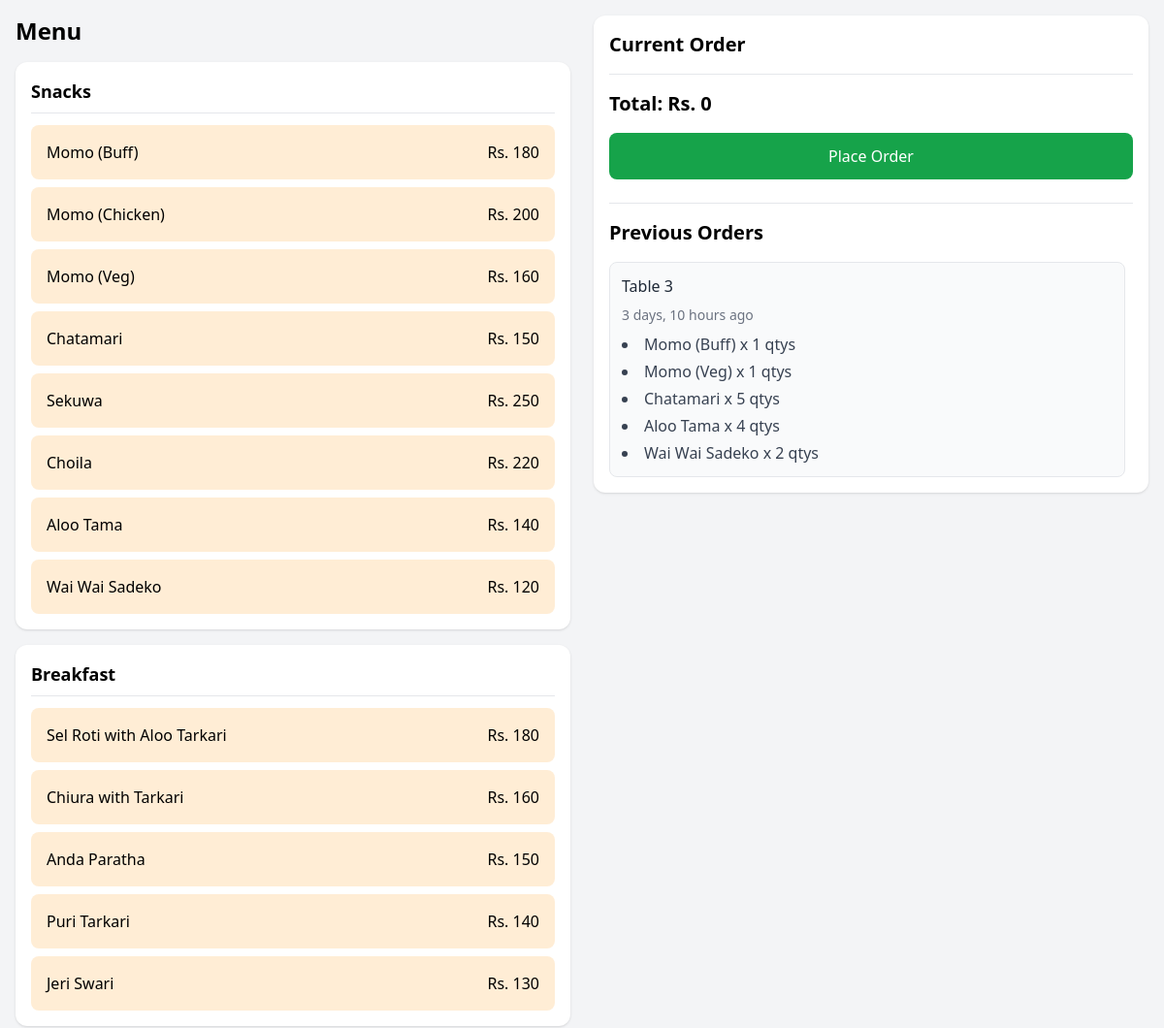
Before: /orders/menu/3/ (signed in, upper part) with the older database file.
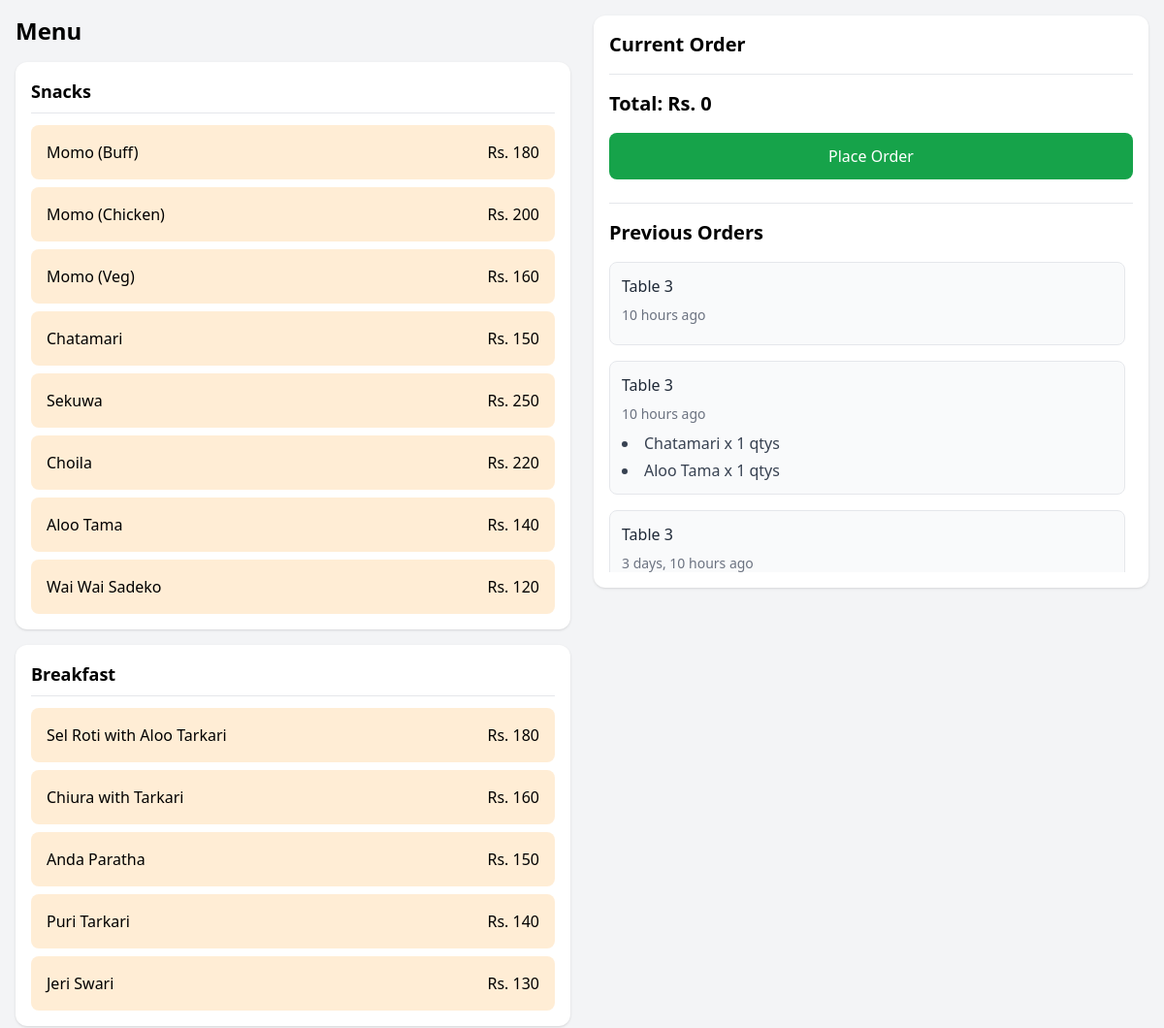
After: the same page with the newer database file.
### orders/models.py (models this page shows, shortened)
class Category(models.Model):
    name = models.CharField(max_length=150)
    class Meta:
        verbose_name_plural = "Categories"
    def __str__(self):
        return self.name

class MenuItem(models.Model):
    class PRIORITY_CHOICES(models.TextChoices):
        HIGH = '3', 'High'
        MEDIUM = '2', 'Medium'
        LOW = '1', 'Low'
    category = models.ForeignKey(Category, on_delete=models.CASCADE, related_name="items")
    station = models.ForeignKey(KitchenStation, on_delete=models.SET_NULL, null=True, related_name="items")
    name = models.CharField(max_length=200)
    price = models.PositiveIntegerField()
    description = models.TextField(null=True, blank=True)
    default_priority = models.CharField(choices=PRIORITY_CHOICES, default=PRIORITY_CHOICES.MEDIUM, max_length=2)
    est_time = models.PositiveIntegerField(help_text="Write estimated preparation time in minutes", null=True,
                                           blank=True)
    def __str__(self):
        return self.name

class Order(models.Model):
    class ORDER_STATUS(models.TextChoices):
        PENDING = 'p', 'Pending'
        PARTIALLY_SERVED = 'ps', 'Partially Served'
        SERVED = 's', 'Served'
        BILLED = 'b', 'Billed'
    id = models.UUIDField(primary_key=True, default=uuid.uuid4, editable=False)
    table = models.ForeignKey(Table, on_delete=models.PROTECT, related_name="orders")
    status = models.CharField(max_length=2, choices=ORDER_STATUS, default=ORDER_STATUS.PENDING)
    created_at = models.DateTimeField(auto_now_add=True)

class Table(models.Model):
    name = models.CharField(max_length=20)
    is_reserved = models.BooleanField(default=False, null=True)
    def __str__(self):
        return self.name

class OrderItem(models.Model):
    class ITEM_STATUS(models.TextChoices):
        PREPARING = 'p', 'Preparing'
        READY = 'r', 'Ready'
        SERVED = 's', 'Served'
    order = models.ForeignKey(Order, on_delete=models.PROTECT, related_name="items")
    menu_item = models.ForeignKey(MenuItem, on_delete=models.PROTECT, related_name="order_items")
    price = models.PositiveIntegerField()
    quantity = models.PositiveIntegerField(default=1)
    status = models.CharField(choices=ITEM_STATUS, max_length=2, default=ITEM_STATUS.PREPARING)
    priority = models.CharField(choices=MenuItem.PRIORITY_CHOICES, default=MenuItem.PRIORITY_CHOICES.MEDIUM,
                                max_length=2)
    def __str__(self):
        return f"{self.menu_item}  x {self.quantity} qtys"

### orders/views.py (the view, shortened to what this page needs)
# urls.py: path("menu/<table_id>/", views.menu_view, name="menu_view_url"),
@role_required([User.ROLE_CHOICES.WAITER])
def menu_view(request, table_id):
    categories = Category.objects.all()
    orders = Order.objects.filter(
        table_id=table_id
    ).exclude(
        status=Order.ORDER_STATUS.BILLED
    ).order_by("-created_at")
    return render(request, "orders/menu.html", {
        'categories': categories,
        'table_id': table_id,
        'orders': orders
    })

### orders/templates/orders/menu.html (shortened to what this page needs)
{% load humanize %}
<!DOCTYPE html>
<html lang="en">
<head>
    <script src="https://cdn.tailwindcss.com"></script>
</head>
<body class="bg-gray-100">
    <div class="max-w-7xl mx-auto p-4">
        <div class="grid grid-cols-1 md:grid-cols-2 gap-6">
            <div>
                <h1 class="text-2xl font-bold mb-4">Menu</h1>
                {% for category in categories %}
                <div class="bg-white rounded-xl shadow p-4 mb-4">
                    <h2 class="font-bold text-lg mb-3 border-b pb-2">
                        {{ category }}
                    </h2>
                    <div class="grid gap-2">
                        {% for item in category.items.all %}
                        <div class="menu-item cursor-pointer bg-orange-100 hover:bg-orange-200 rounded-lg p-4 transition"
                            data-item-id="{{ item.id }}" data-item-name="{{ item.name }}"
                            data-item-price="{{ item.price }}">
                            <div class="flex justify-between">
                                <span class="font-medium">{{ item.name }}</span>
                                <span>Rs. {{ item.price }}</span>
                            </div>
                        </div>
                        {% endfor %}
                    </div>
                </div>
                {% endfor %}
            </div>
            <div class="bg-white rounded-xl shadow p-4 h-fit sticky top-4">
                <h2 class="text-xl font-bold mb-4">
                    Current Order
                </h2>
                <form class="border-t mt-4 pt-4" method="post">
                    <h3 id="total-price" class="text-xl font-bold">
                        Total: Rs. 0
                    </h3>
                    <button id="place-order-btn"
                        class="w-full mt-4 bg-green-600 text-white py-3 rounded-lg hover:bg-green-700">
                        Place Order
                    </button>
                </form>
                <div class="border-t mt-6 pt-4">
                    <h3 class="text-xl font-bold mb-4">
                        Previous Orders
                    </h3>
                    <div class="max-h-80 overflow-y-auto pr-2 space-y-4">
                        {% for order in orders %}
                        <div class="bg-gray-50 rounded-lg p-3 border border-gray-200">
                            <div class="font-medium text-gray-800 mb-2">
                                {{ order.table }}
                            </div>
                            <div class="text-sm text-gray-500 mb-2">
                                {{ order.created_at|naturaltime }}
                            </div>
                            <ul class="list-disc list-inside text-gray-700 space-y-1">
                                {% for item in order.items.all %}
                                <li>{{ item }}</li>
                                {% endfor %}
                            </ul>
                        </div>
                        {% empty %}
                        <div class="text-gray-500 text-sm">
                            No previous orders found.
                        </div>
                        {% endfor %}
                    </div>
                </div>
            </div>
        </div>
    </div>
</body>
</html>

Changed rows visible on the page:
added Order: table "Table 3", created_at "10 hours ago"
added Order: table "Table 3", created_at "10 hours ago"
added OrderItem: menu_item+quantity "Chatamari x 1 qtys", shown under "Table 3"
added OrderItem: menu_item+quantity "Aloo Tama x 1 qtys", shown under "Table 3"
computed for Order "3 days, 10 hours ago": loses OrderItem (menu_item+quantity "Momo (Buff) x 1 qtys"); loses OrderItem (menu_item+quantity "Momo (Veg) x 1 qtys"); loses OrderItem (menu_item+quantity "Chatamari x 5 qtys"); loses OrderItem (menu_item+quantity "Aloo Tama x 4 qtys"); loses OrderItem (menu_item+quantity "Wai Wai Sadeko x 2 qtys")
